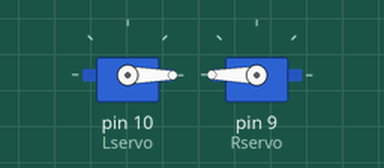
Simulated run of this sketch. Board: Arduino Uno, built with avr-gcc and run on an emulated ATmega328P. Shown: 2 × servo.

Above: at 0.2 s.
Timing chart, 0 to 1.7 s (numbered marks = the images above):
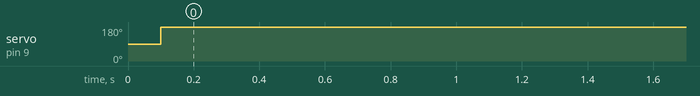

The sketch:

testServo.ino
```cpp
/*
  Purpose: Basic example of controlling a continuos servo
  Notes:
    1. See attached schematic
    2. 100µF 25v capacitor
    3. Servo may need screw adjustment to set 1500 as stop
  Author: Ben Jones 25/4/24
  Contact: benjmain.jones21@det.nsw.edu.au
*/

#include <Servo.h>
Servo Lservo;
Servo Rservo;


void setup() {
  Lservo.attach(10, 700, 2300);
  Rservo.attach(9, 700, 2300);

}

void loop() {
  Lservo.writeMicroseconds(700);  //2300 fast forward, 700 fast backards, 1500 stop
  delay(100);
  Rservo.writeMicroseconds(2300);  //2300 fast forward, 700 fast backards, 1500 stop
  delay(100);
}
```

Measured:
- by itself, servo on pin 9 (Rservo): 90° → 180° at 0.10 s
